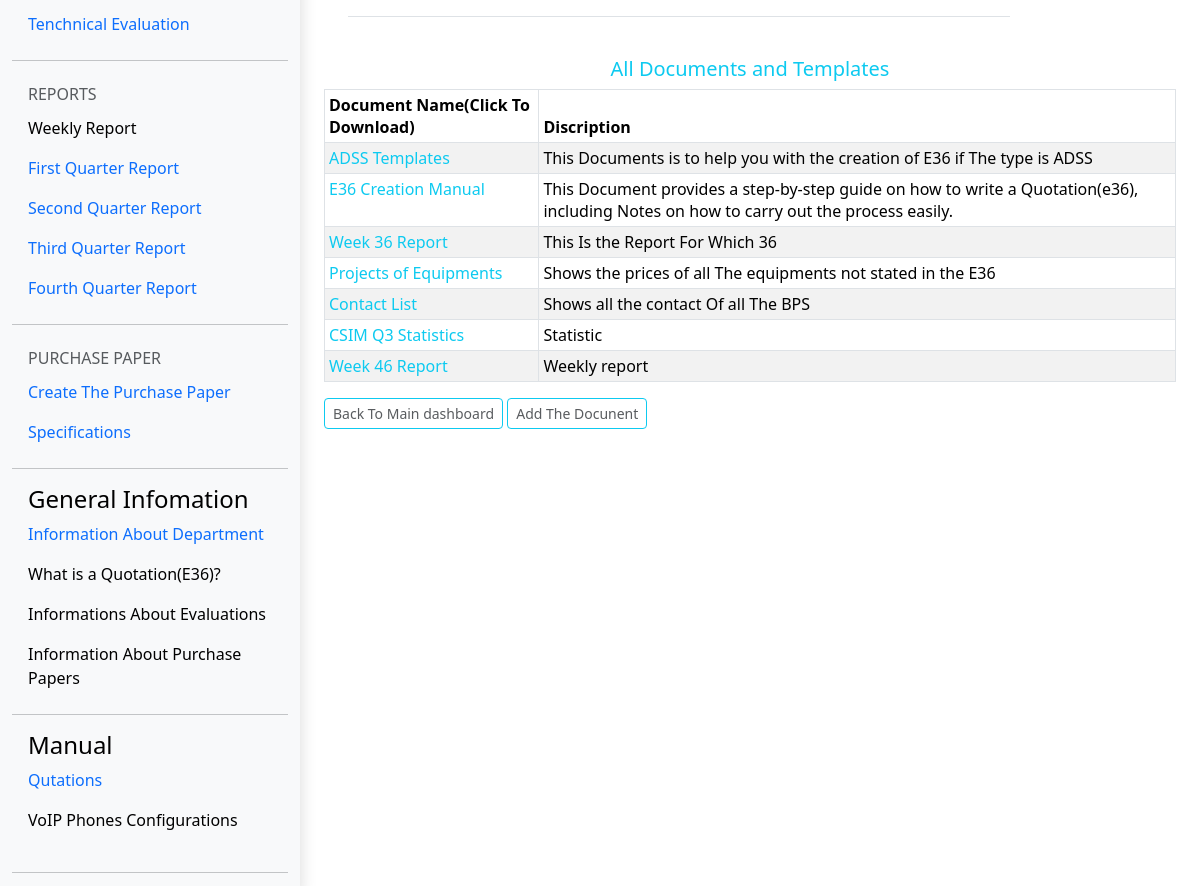
The app's page /dashboard/viewDocument (middle part), older data.
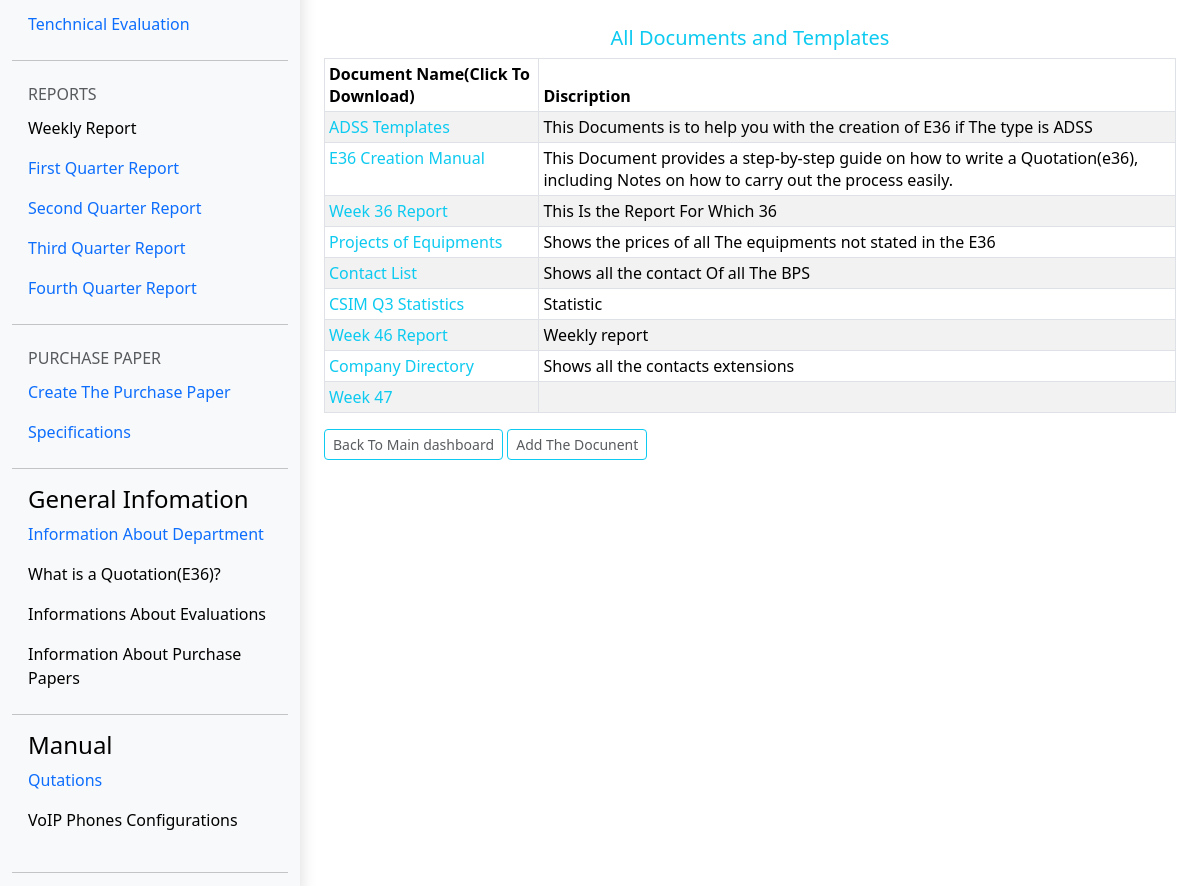
The same page, newer data.
### e36/models.py (models this page shows, shortened)
class Document(models.Model):
	File = models.FileField(_("Documents"), upload_to='', max_length=100,null=True)
	Name = models.CharField(max_length=50,null=True,blank=True)
	Created = models.DateTimeField(_("created at"), auto_now=True, auto_now_add=False ,null=True)
	Updated = models.DateTimeField(null=True,auto_now=False,auto_now_add=True)
	Created_by = models.OneToOneField(User, verbose_name=_("User Who Created The Document"), on_delete=models.CASCADE ,null=True)
	Discription = models.TextField(_("Discription"),null =True,blank=True)
	@property
	def FileUrl(self):
		try:
			url = self.File.url
		except:
				url = ''
		return url

### e36/views.py (the view)
# urls.py: path('viewDocument',views.ViewDocument , name='viewDocuments'),
def ViewDocument(request):
    content ={}
    content ={
       'Documents': Documents
   }
    return render(request, 'viewDocument.html', content)

### Templates/ViewDocument.html (shortened to what this page needs)
{% extends 'dashboard.html' %}
 {%block content%}
 {%load static%}
 {% load crispy_forms_tags %}
<head>
</head>
<body>
<main class="col-md-9 col-lg-10 align-content-center px-md-4"
     style="width: 75%">
     <main class="col-md-9  col-lg-10 px-md-4">
      <div class="d-flex justify-content-between flex-wrap flex-md-nowrap align-items-center pt-3 pb-2 mb-3 border-bottom">
      </div>
  </main>
          <div class=" text-start mt-1"
          >
          <br>
              <div class=" text-center">
                <h5  class=" text-info"> All Documents and Templates</h5>
              </div>
        <table class="table table-bordered table-striped table-sm">
          <thead>
            <tr class="bg-success">
              <th scope="col">Document Name(Click To Download)</th>
              <th scope="col">Discription</th>
            </tr>
          </thead>
          <tbody>
            {% for data  in Documents %}
            <tr >
              <td  ><a class="text-info nav-link navs-link fs-6" href="{{data.FileUrl}}">{{data.Name}}</a></td>
              <td >{{data.Discription}}</td>
            </tr>
            {%endfor%}
          </tbody>
        </table>
           <div>
            <button class="text-center btn btn-sm btn-outline-info"><a class="nav-link p-0 text-muted" href="{% url 'dashboard'%}">Back To Main dashboard</a></button>
            <button class="text-center btn btn-sm btn-outline-info"><a class="nav-link p-0 text-muted" href="{% url 'AddDocuments'%}">Add The Docunent</a></button>
           </div>
          </div>
 </main>
</body>
{%endblock content%}

Row changes from the older to the newer data that the page shows:
added Document: Name "Company Directory", Discription "Shows all the contacts extensions"
added Document: Name "Week 47"
